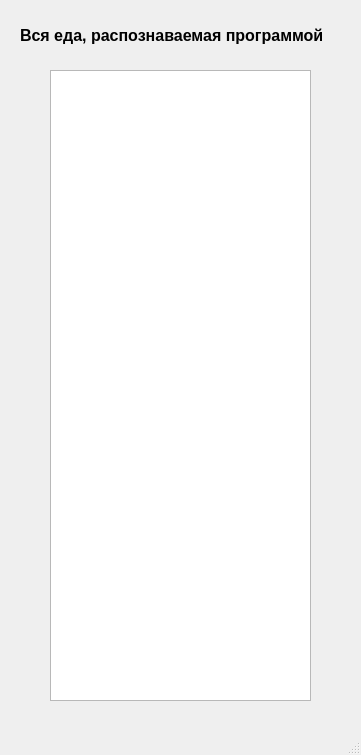
<?xml version="1.0" encoding="UTF-8"?>
<ui version="4.0">
 <class>MainWindow</class>
 <widget class="QMainWindow" name="MainWindow">
  <property name="geometry">
   <rect>
    <x>0</x>
    <y>0</y>
    <width>361</width>
    <height>755</height>
   </rect>
  </property>
  <property name="windowTitle">
   <string>Список еды</string>
  </property>
  <widget class="QWidget" name="centralwidget">
   <widget class="QLabel" name="label">
    <property name="geometry">
     <rect>
      <x>20</x>
      <y>10</y>
      <width>321</width>
      <height>51</height>
     </rect>
    </property>
    <property name="font">
     <font>
      <pointsize>12</pointsize>
      <weight>75</weight>
      <bold>true</bold>
     </font>
    </property>
    <property name="text">
     <string>Вся еда, распознаваемая программой</string>
    </property>
   </widget>
   <widget class="QTableWidget" name="table">
    <property name="geometry">
     <rect>
      <x>50</x>
      <y>70</y>
      <width>261</width>
      <height>631</height>
     </rect>
    </property>
    <property name="editTriggers">
     <set>QAbstractItemView::NoEditTriggers</set>
    </property>
   </widget>
  </widget>
  <widget class="QMenuBar" name="menubar">
   <property name="geometry">
    <rect>
     <x>0</x>
     <y>0</y>
     <width>361</width>
     <height>21</height>
    </rect>
   </property>
  </widget>
  <widget class="QStatusBar" name="statusbar"/>
 </widget>
 <resources/>
 <connections/>
</ui>
